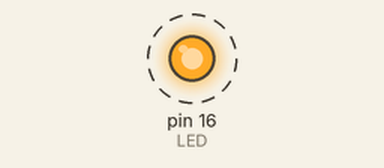
Recording of a sketch running on a simulated Arduino Uno, built with avr-gcc and run on an emulated ATmega328P. On the bench: output pins drawn as LEDs (lit = HIGH). Dashed ring = blinking.

Above: at 0.5 s.
Timing chart, 0 to 4.6 s (numbered marks = the images above):
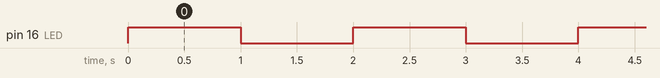

Measured:
- by itself, pin 16 (LED): alternates HIGH for 1.0 s and LOW for 1.0 s

The sketch:

single_led_blink.ino
```cpp
#define LED 16   // or #define LED P16 on some boards

void setup() {
  pinMode(LED, OUTPUT);    // LED pin as output
}

void loop() {
  digitalWrite(LED, HIGH); // turn the LED off
  delay(1000);             // wait for 1 second
  digitalWrite(LED, LOW);  // turn the LED on
  delay(1000);             // wait for 1 second
}
```
